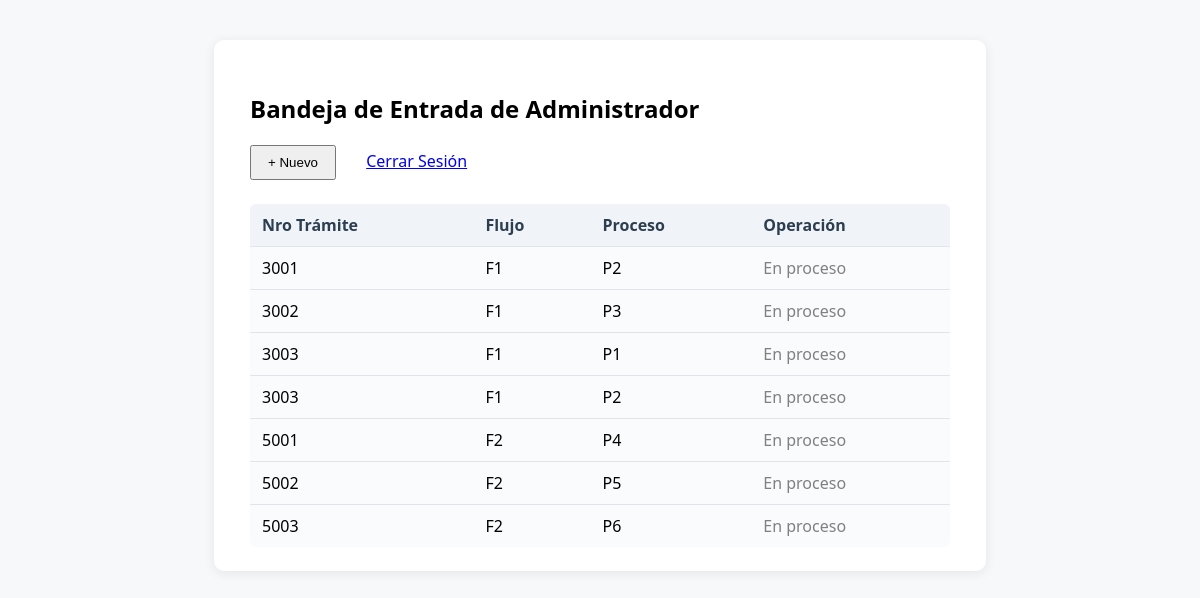
Screenshot of /bandeja_entrada_admin.php (signed in) with the database file from the repository.
### tables this page shows
CREATE TABLE flujo_proceso_seguimiento (
    flujo VARCHAR(10) NOT NULL,
    proceso VARCHAR(10) NOT NULL,
    numero_tramite INT NOT NULL,
    usuario VARCHAR(50) NOT NULL,
    fecha_inicio DATE NOT NULL,
    hora_inicio TIME NOT NULL,
    fecha_fin DATE DEFAULT NULL,
    hora_fin TIME DEFAULT NULL
);

### bandeja_entrada_admin.php (the view, shortened to what this page needs)
<?php
include './conexion.inc.php';
$rol = $_SESSION['rol'] ?? '';
$rango_flujo_proceso = [
    'estudiante' => ['F1' => ['P1', 'P2', 'P3', 'P4', 'P13'], 'F2' => ['P7']],
    'administrador' => ['F1' => ['P5', 'P6', 'P7', 'P8', 'P9', 'P9', 'P10', 'P11', 'P12'], 'F2' => ['P1', 'P2', 'P3', 'P4', 'P5', 'P6']],
];
$sql = "SELECT * FROM flujo_proceso_seguimiento WHERE hora_fin IS NULL";
$resultado = mysqli_query($conexion_workflow, $sql);
?>
<!DOCTYPE html>
<html lang="es">
<head>
    <link rel="stylesheet" href="style.css">
</head>
<body>
    <div class="container">
        <h2>Bandeja de Entrada de Administrador</h2>
        <div class="btn-group">
            <button class="btn" onclick="mostrarNuevoFlujo()">+ Nuevo</button>
            <a href="./login.php" class="btn">Cerrar Sesión</a>
        </div>
        <table>
            <tr>
                <th>Nro Trámite</th>
                <th>Flujo</th>
                <th>Proceso</th>
                <th>Operación</th>
            </tr>
            <?php while ($fila = mysqli_fetch_array($resultado)) : ?>
                <tr>
                    <td><?= htmlspecialchars($fila['numero_tramite']) ?></td>
                    <td><?= htmlspecialchars($fila['flujo']) ?></td>
                    <td><?= htmlspecialchars($fila['proceso']) ?></td>
                    <?php
                    $flujo = $fila['flujo'];
                    $proceso = $fila['proceso'];
                    $puede_editar = in_array($proceso, $rango_flujo_proceso[$rol][$flujo] ?? []);
                    ?>
                    <td>
                        <?php if ($puede_editar): ?>
                            <a href="principal.php?flujo=<?= urlencode($flujo) ?>&proceso=<?= urlencode($proceso) ?>&numero_tramite=<?= urlencode($fila['numero_tramite']) ?>">Editar</a>
                        <?php else: ?>
                            <span style="color: gray;">En proceso</span>
                        <?php endif; ?>
                    </td>
                </tr>
            <?php endwhile; ?>
        </table>
    </div>
</body>
</html>

### style.css (style rules this page uses)
body { background: #f6f8fa; font-family: 'Segoe UI', Arial, sans-serif; margin: 0; padding: 0; }
.container { max-width: 700px; margin: 40px auto; background: #fff; border-radius: 10px; box-shadow: 0 2px 12px rgba(0,0,0,0.08); padding: 32px 36px 24px 36px; }
table { width: 100%; border-collapse: collapse; margin-top: 24px; background: #fafbfc; border-radius: 6px; overflow: hidden; }
table th, table td { padding: 10px 12px; border-bottom: 1px solid #e1e4e8; text-align: left; }
table th { background: #f0f4f8; color: #2c3e50; font-weight: 600; }
table tr:last-child td { border-bottom: none; }

### bandeja_entrada_admin.php (style rules this page uses)
.btn-group { margin-bottom: 20px; }
.btn { padding: 8px 16px; margin-right: 10px; }

### rows the page displays
flujo_proceso_seguimiento: numero_tramite "3001", flujo "F1", proceso "P2", shows "En proceso"
flujo_proceso_seguimiento: numero_tramite "3002", flujo "F1", proceso "P3", shows "En proceso"
flujo_proceso_seguimiento: numero_tramite "3003", flujo "F1", proceso "P1", shows "En proceso"
flujo_proceso_seguimiento: numero_tramite "3003", flujo "F1", proceso "P2", shows "En proceso"
flujo_proceso_seguimiento: numero_tramite "5001", flujo "F2", proceso "P4", shows "En proceso"
flujo_proceso_seguimiento: numero_tramite "5002", flujo "F2", proceso "P5", shows "En proceso"
flujo_proceso_seguimiento: numero_tramite "5003", flujo "F2", proceso "P6", shows "En proceso"
